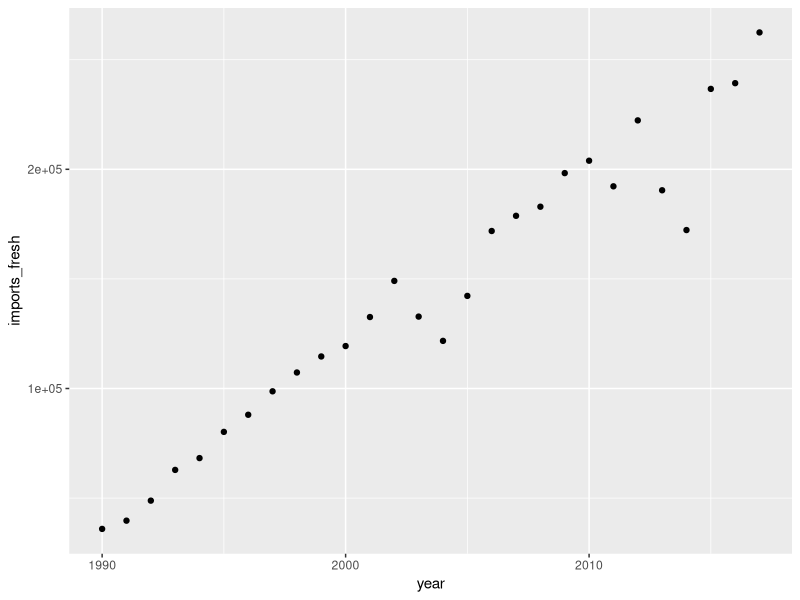
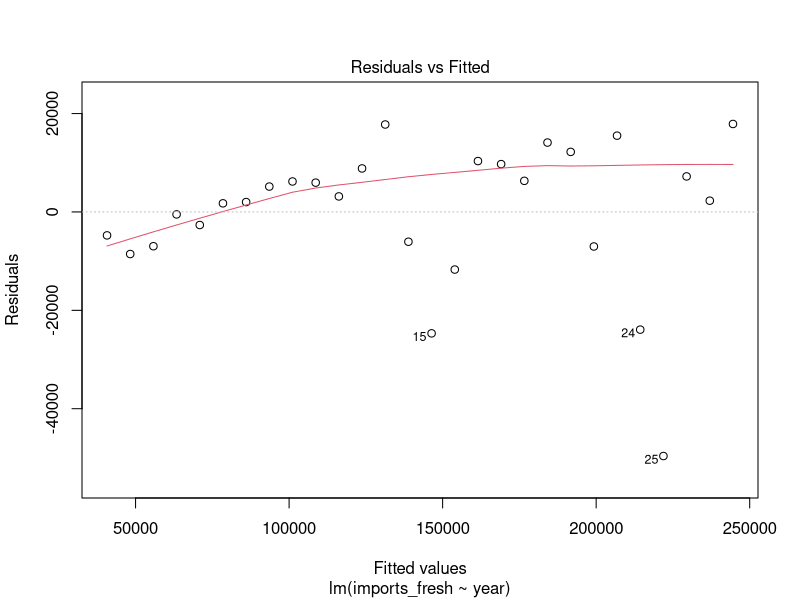
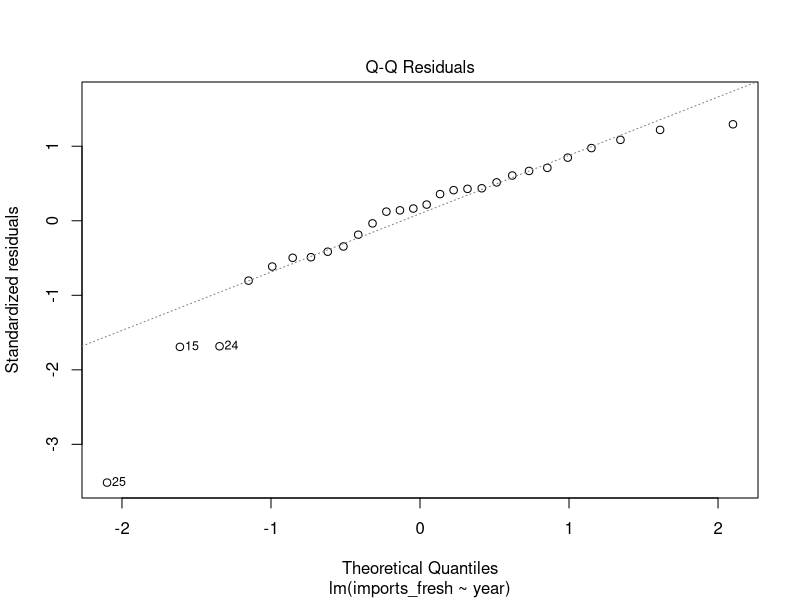
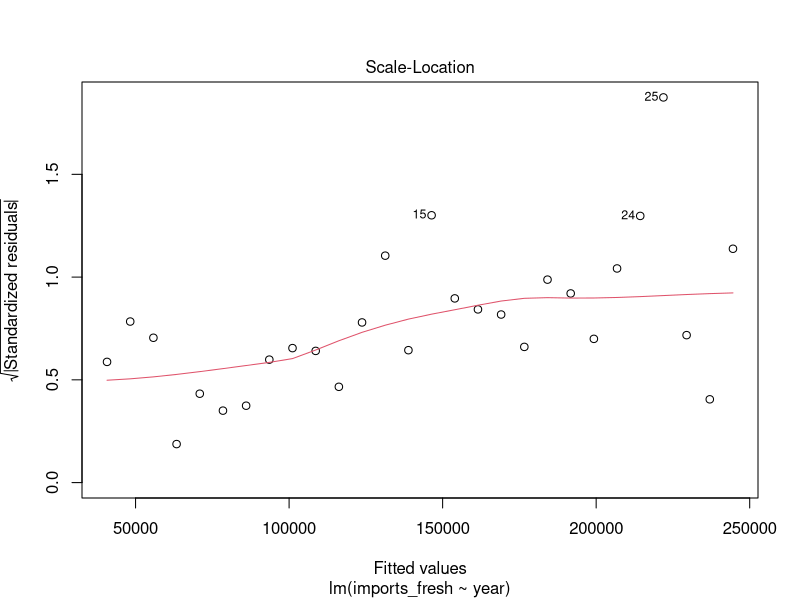
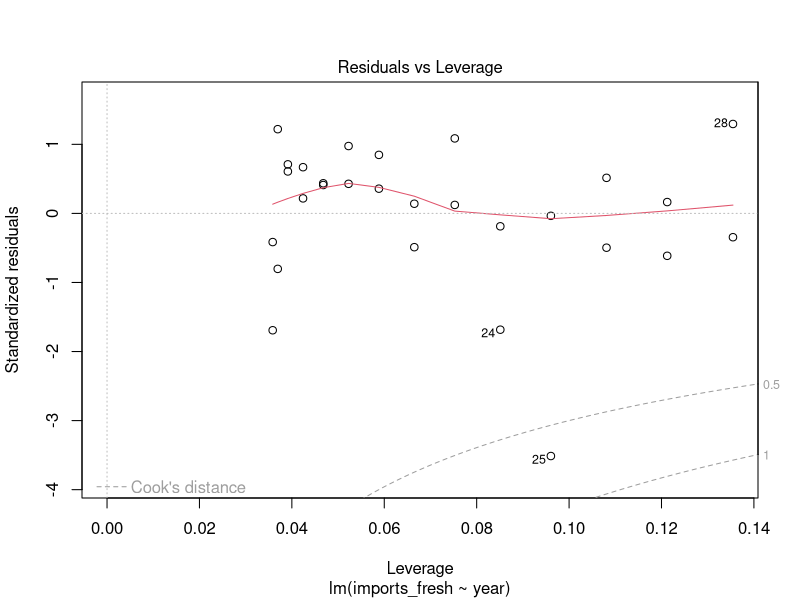
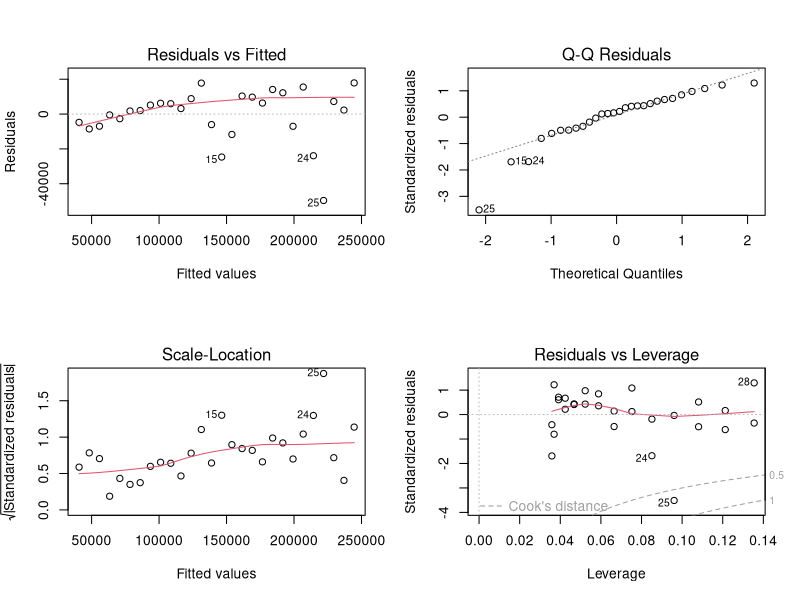
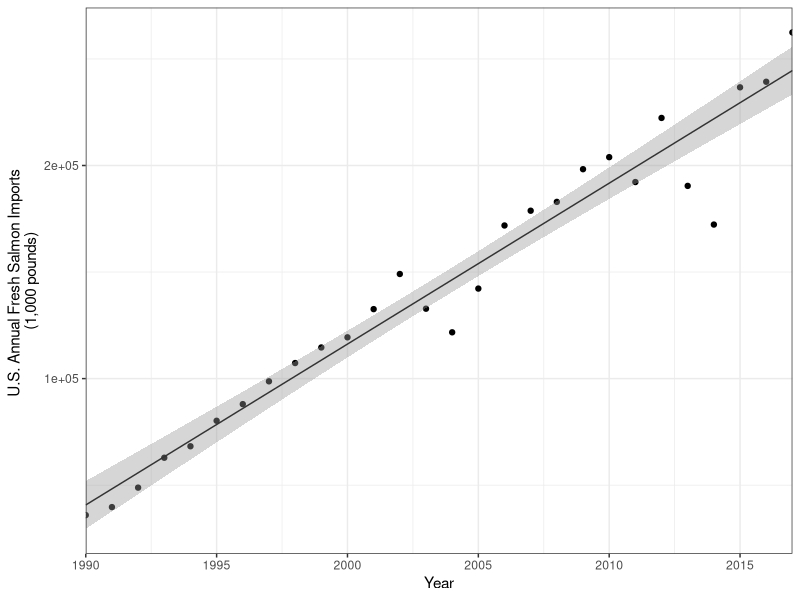

Here is the R script that generated these plots, in order:
## ---- chunk 1
knitr::opts_chunk$set(echo = TRUE)

library(tidyverse)

salmon_simple <- read_csv("salmon_simple_mb.csv")

salmon_simple

## ---- chunk 2
salmon_scatter <- ggplot(salmon_simple, aes(x = year, y = imports_fresh))+
  geom_point()

salmon_scatter

#Overall, the data looks linear. Towards the end of the series there is some variation that is somewhat concerning, but for all intensive purposes it appears linear
## ---- chunk 3

salmon_model <- lm(imports_fresh ~ year, data = salmon_simple)
salmon_model
summary(salmon_model)

#equation: imports(tons) = -1498000 + 7550(Year)
#The slope means that salmon imports increase 7550 tons per year in our model. The Y intercept shows what the imports would be if we used this model to trace all th way back to year zero. It is concerning because that is extrapolating present day data to a time when this data did not exist to build a model. 


## ---- chunk 4
plot(salmon_model)

#based on the qq plot, these residuals do appear normally distributed, there are 2 or three outliers. the residuals vs fitted graph suggests a vague pattern over time, but not enough to be conerning. 

#to view all four diagnostic plots at once and see them in the knitted document: 
par(mfrow = c(2,2))
plot(salmon_model)

## ---- chunk 5
#Does year significantly predict salmon imports? Yes, the p-value for the model fit is small
#What does the R 2 value mean? 95% of the variance in imports can be attributed to year
#Proportion not explained by year: 5%

## ---- chunk 6

salmon_final_graph <- ggplot(salmon_simple, aes(x = year, y = imports_fresh)) +
  geom_point()+
  geom_smooth(method = lm, se = TRUE, size = 0.5, color = "gray20") +
  theme_bw() +
  scale_x_continuous(expand = c(0,0), limits = c(1990, 2017)) +
  labs(x = "Year", y = "U.S. Annual Fresh Salmon Imports \n(1,000 pounds)")

salmon_final_graph


